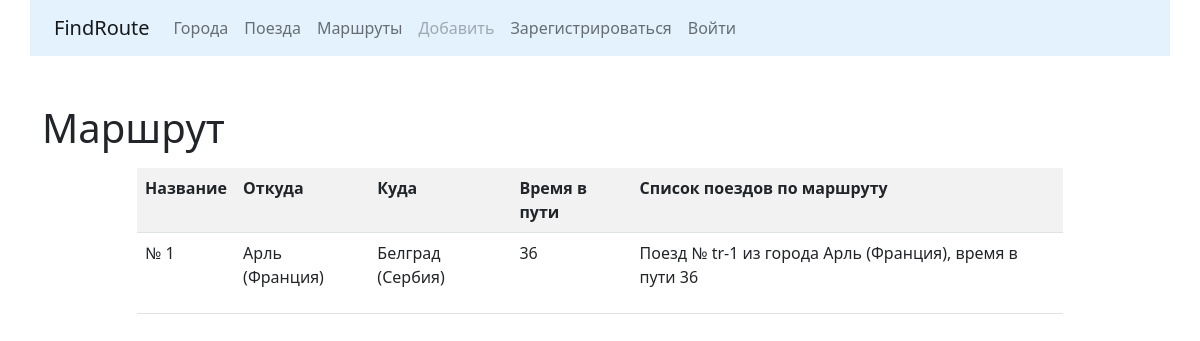
/detail/4/, run on the app's committed database.
### routes/models.py (models this page shows, shortened)
class Route(models.Model):
    name = models.CharField(max_length=50, unique=True,
                            verbose_name='Название маршрута')
    travel_times = models.PositiveSmallIntegerField(
        verbose_name='Общее время в пути'
    )
    from_city = models.ForeignKey(City, on_delete=models.CASCADE,
                                  related_name='route_from_city_set',
                                  verbose_name='Из какого города')
    to_city = models.ForeignKey(City, on_delete=models.CASCADE,
                                related_name='route_to_city_set',
                                verbose_name='В какой город')
    trains = models.ManyToManyField(Train, verbose_name='Список поездов')
    class Meta:
        verbose_name = "Маршрут"
        verbose_name_plural = "Маршруты"
        ordering = ['name']

### cities/models.py (models this page shows, shortened)
class City(models.Model):
    name = models.CharField(max_length=100, unique=True, verbose_name="Город")
    def __str__(self):
        return self.name
    class Meta:
        verbose_name = "Город"
        verbose_name_plural = "Города"
        ordering = ['name']

### trains/models.py (models this page shows, shortened)
class Train(models.Model):
    name = models.CharField(max_length=50, unique=True,
                            verbose_name='Номер поезда')
    travel_time = models.PositiveSmallIntegerField(verbose_name='Время в пути')
    from_city = models.ForeignKey(City, on_delete=models.CASCADE,
                                  related_name='from_city_set',
                                  verbose_name='Из какого города')
    to_city = models.ForeignKey(City, on_delete=models.CASCADE,
                                related_name='to_city_set',
                                verbose_name='В какой город')
    def __str__(self):
        return F'Поезд № {self.name} из города {self.from_city}'
    class Meta:
        verbose_name = "Поезд"
        verbose_name_plural = "Поезда"
        ordering = ['name']

### routes/views.py (the view)
# urls.py: path('detail/<int:pk>/', RouteDetailView.as_view(), name='detail'),
class RouteDetailView(DetailView):
    queryset = Route.objects.all()
    template_name = 'routes/detail.html'

### routes/templates/routes/detail.html (shortened to what this page needs)
{% extends 'base.html' %}
{% block content %}
	<h1>Маршрут</h1>
    <div class="row">
	    <div class="col-md-10 mx-auto my-2">
		    <table class="table table-striped">
			    <tr>
				    <th>Название</th>
					<th>Откуда</th>
					<th>Куда</th>
					<th>Время в пути</th>
					<th>Список поездов по маршруту</th>
					<th>&nbsp;</th>
				</tr>
				<tr>
		     	    <td>
					    {{ object.name }}
					</td>
					<td>{{ object.from_city }}</td>
					<td>{{ object.to_city }}</td>
					<td>{{ object.travel_times }}</td>
					<td>
					    {% for train in object.trains.all %}
						    <p>{{ train }}, время в пути {{ train.travel_time }}</p>
						{% endfor %}
					</td>
					<td>
					</td>
				</tr>
			</table>
		</div>
	</div>
{% endblock %}

### data on the page
Route: name "№ 1", from_city "Арль (Франция)", to_city "Белград (Сербия)", travel_times "36"
Train: name+from_city "Поезд № tr-1 из города Арль (Франция)", travel_time "36"
